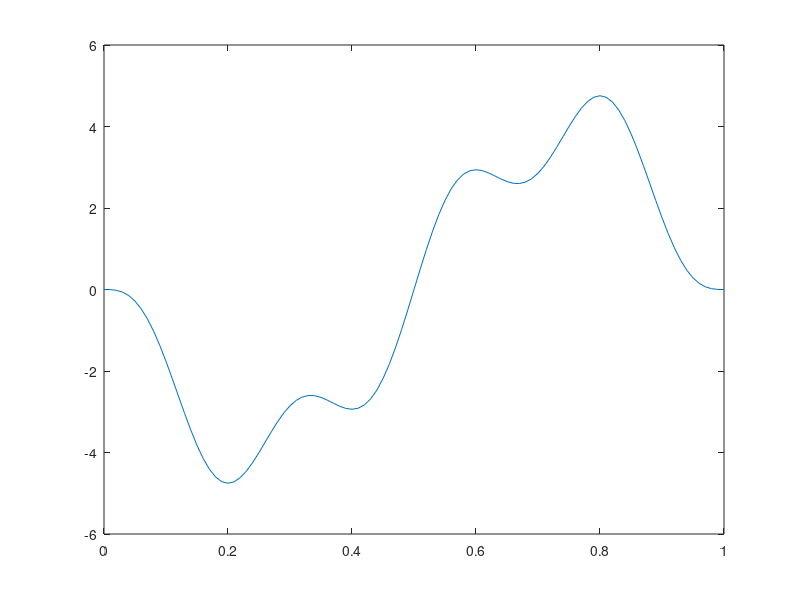

Recreate this plot in MATLAB.
t= 0:.01:1;

amps = [1 -4];
freqs = [4 1];

[tg fg] = meshgrid(t,freqs);

y = zeros(size(t));

for i = 1:numel(amps)
  y = y + amps(i)*sin(freqs(i)*2*pi*t);
end

%amps'*sin((fg.*tg)*2*pi);

plot(t,y)